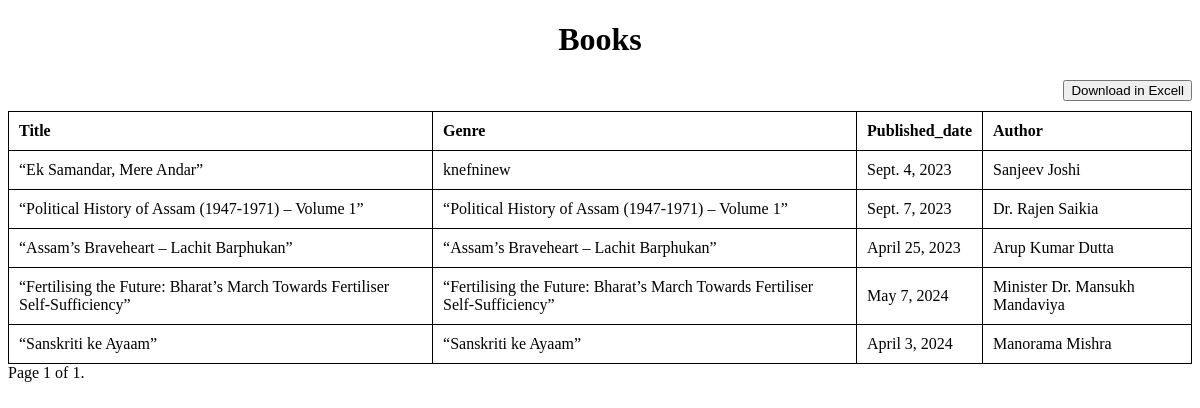
The page /books/ on the database its author committed.
### app/models.py (models this page shows, shortened)
class Book(models.Model):
    title = models.CharField(max_length=255)
    genre = models.CharField(max_length=255)
    published_date = models.DateField()
    author = models.ForeignKey(Author, on_delete=models.CASCADE)
    ID = models.AutoField(primary_key=True)

class Author(models.Model):
    name = models.CharField(max_length=255)
    email = models.EmailField(unique=True)
    bio = models.TextField()
    ID = models.AutoField(primary_key=True)
    def __str__(self):
        return self.name

### app/views.py (the view)
# urls.py: path('books/', BookListView.as_view(), name='books_list'),
class BookListView(ListView):
    model = Book
    paginate_by = 10
    template_name = 'Books_list.html'

### app/templates/Books_list.html (shortened to what this page needs)
<!DOCTYPE html>
<html lang="en">
<head>
</head>
<body>
    <h1>Books</h1>
    <a href="{% url "Books_to_excel" %}"><button>Download in Excell</button></a>
  <table>
    <thead>
      <tr>
        <th>Title</th>
        <th>Genre</th>
        <th>Published_date</th>
        <th>Author</th>
      </tr>
    </thead>
    <tbody>
      {% for book in object_list %}
        <tr>
          <td>{{ book.title }}</td>
          <td>{{ book.genre }}</td>
          <td>{{ book.published_date }}</td>
          <td>{{ book.author }}</td>
        </tr>
      {% endfor %}
    </tbody>
  </table>
  <div class="pagination">
    <span class="step-links">
        <span class="current">
            Page {{ page_obj.number }} of {{ page_obj.paginator.num_pages }}.
        </span>
    </span>
  </div>
</body>
</html>

### app/templates/Books_list.html (style rules this page uses)
table { width: 100%; border-collapse: collapse; }
table, th, td { border: 1px solid black; }
th, td { padding: 10px; text-align: left; }
h1 { text-align: center; }
a { float:right; margin-bottom:10px; }

### rows shown on the page
Book: title "“Ek Samandar, Mere Andar”", genre "knefninew", published_date "Sept. 4, 2023", author "Sanjeev Joshi"
Book: title "“Political History of Assam (1947-1971) – Volume 1”", genre "“Political History of Assam (1947-1971) – Volume 1”", published_date "Sept. 7, 2023", author "Dr. Rajen Saikia"
Book: title "“Assam’s Braveheart – Lachit Barphukan”", genre "“Assam’s Braveheart – Lachit Barphukan”", published_date "April 25, 2023", author "Arup Kumar Dutta"
Book: title "“Fertilising the Future: Bharat’s March Towards Fertiliser Self-Sufficiency”", genre "“Fertilising the Future: Bharat’s March Towards Fertiliser Self-Sufficiency”", published_date "May 7, 2024", author "Minister Dr. Mansukh Mandaviya"
Book: title "“Sanskriti ke Ayaam”", genre "“Sanskriti ke Ayaam”", published_date "April 3, 2024", author "Manorama Mishra"

### other values the page prints
{{ page_obj.number }} "1"
{{ page_obj.paginator.num_pages }} "1"
